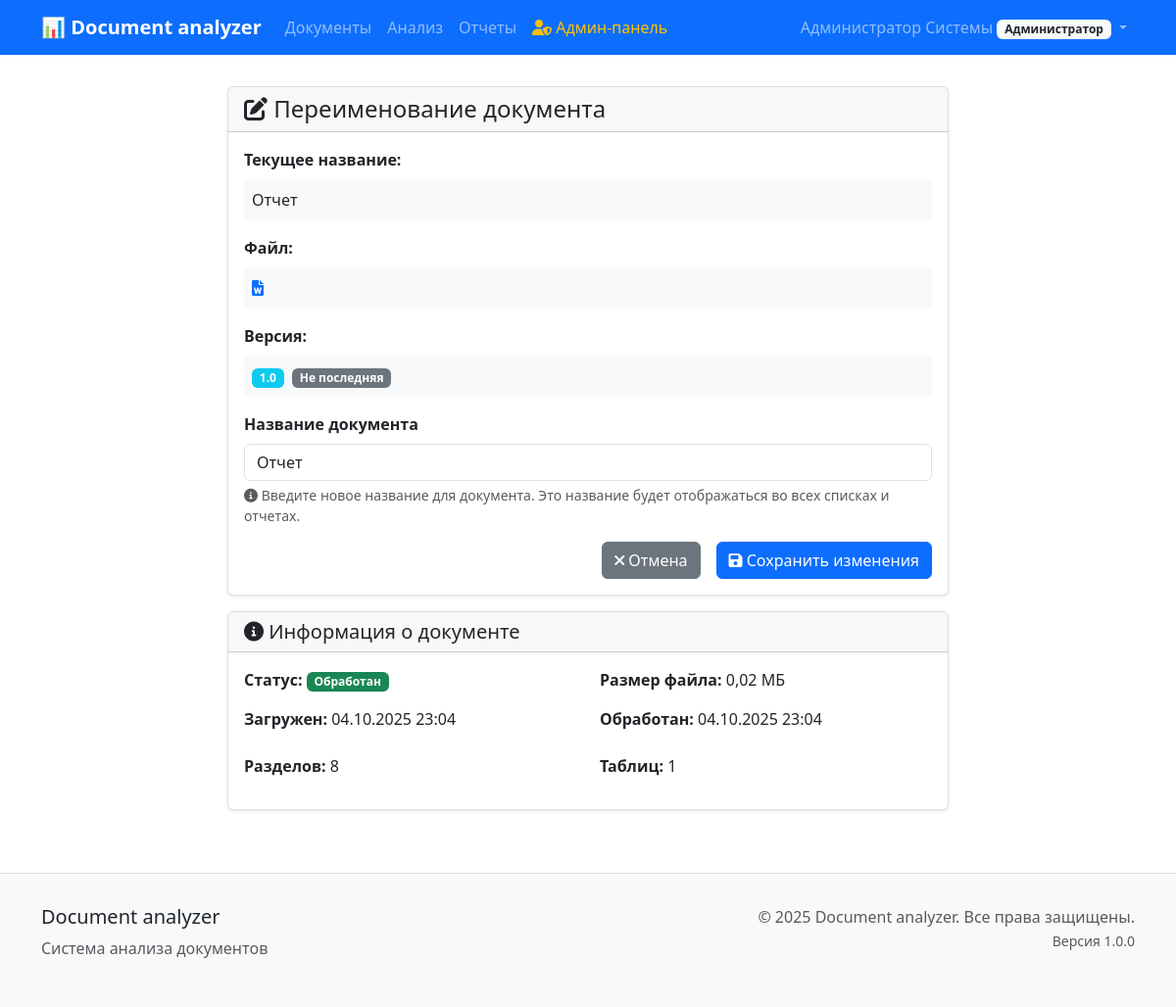
The page /documents/88/rename/ (signed in) on the database its author committed.
### users/models.py (models this page shows, shortened)
class User(AbstractUser):
    ROLE_CHOICES = [
        ('admin', 'Администратор'),
        ('manager', 'Руководитель'),
        ('viewer', 'Наблюдатель'),
    ]
    role = models.CharField(
        max_length=20,
        choices=ROLE_CHOICES,
        default='viewer',
        verbose_name='Роль'
    )
    department = models.CharField(
        max_length=100,
        blank=True,
        verbose_name='Отдел'
    )
    phone = models.CharField(
        max_length=20,
        blank=True,
        verbose_name='Телефон'
    )
    notification_settings = models.JSONField(
        default=dict,
        blank=True,
        verbose_name='Настройки уведомлений'
    )
    created_at = models.DateTimeField(
        auto_now_add=True,
        verbose_name='Дата создания'
    )
    updated_at = models.DateTimeField(
        auto_now=True,
        verbose_name='Дата обновления'
    )
    class Meta:
        verbose_name = 'Пользователь'
        verbose_name_plural = 'Пользователи'
        ordering = ['username']

### documents/models.py (models this page shows, shortened)
class Document(models.Model):
    STATUS_CHOICES = [
        ('uploaded', 'Загружен'),
        ('processing', 'Обрабатывается'),
        ('processed', 'Обработан'),
        ('error', 'Ошибка'),
    ]
    title = models.CharField(
        max_length=255,
        verbose_name='Название документа'
    )
    filename = models.CharField(
        max_length=255,
        verbose_name='Имя файла'
    )
    file = models.FileField(
        upload_to='documents/%Y/%m/%d/',
        validators=[FileExtensionValidator(allowed_extensions=['docx'])],
        verbose_name='Файл документа'
    )
    file_size = models.BigIntegerField(
        verbose_name='Размер файла (байт)'
    )
    checksum = models.CharField(
        max_length=64,
        verbose_name='Контрольная сумма'
    )
    version = models.CharField(
        max_length=50,
        default='1.0',
        verbose_name='Версия'
    )
    status = models.CharField(
        max_length=20,
        choices=STATUS_CHOICES,
        default='uploaded',
        verbose_name='Статус'
    )
    upload_date = models.DateTimeField(
        auto_now_add=True,
        verbose_name='Дата загрузки'
    )
    processed_date = models.DateTimeField(
        null=True,
        blank=True,
        verbose_name='Дата обработки'
    )
    processing_error = models.TextField(
        blank=True,
        verbose_name='Ошибка обработки'
    )
    user = models.ForeignKey(
        User,
        on_delete=models.CASCADE,
        related_name='documents',
        verbose_name='Пользователь'
    )
    parent_document = models.ForeignKey(
        'self',
        on_delete=models.CASCADE,
        null=True,
        blank=True,
        related_name='versions',
        verbose_name='Родительский документ'
    )
    is_latest_version = models.BooleanField(
        default=True,
        verbose_name='Последняя версия'
    )
    version_notes = models.TextField(
        blank=True,
        verbose_name='Заметки к версии'
    )
    content_text = models.TextField(
        blank=True,
        verbose_name='Текстовое содержимое'
    )
    content_structure = models.JSONField(
        default=dict,
        blank=True,
        verbose_name='Структура документа'
    )
    metadata = models.JSONField(
        default=dict,
        blank=True,
        verbose_name='Метаданные'
    )
    class Meta:
        verbose_name = 'Документ'
        verbose_name_plural = 'Документы'
        ordering = ['-upload_date']
    def get_file_size_mb(self):
        if self.file_size:
            return round(self.file_size / (1024 * 1024), 2)
        return 0
    def get_parsed_sections_count(self):
        return self.sections.count()
    def get_parsed_tables_count(self):
        return self.tables.count()
    def has_content(self):
        return bool(self.content_text and self.content_text.strip())

### documents/views.py (the view, shortened to what this page needs)
# urls.py: path('<int:pk>/rename/', views.DocumentRenameView.as_view(), name='rename'),
class DocumentRenameView(LoginRequiredMixin, View):
    def get(self, request, pk):
        document = get_object_or_404(Document, pk=pk, user=request.user)
        form = DocumentRenameForm(instance=document)
        return render(request, 'documents/document_rename.html', {
            'document': document,
            'form': form
        })

### documents/forms.py
class DocumentRenameForm(forms.ModelForm):
    class Meta:
        model = Document
        fields = ['title']
        widgets = {
            'title': forms.TextInput(attrs={
                'class': 'form-control',
                'placeholder': 'Введите новое название документа'
            })
        }
    def __init__(self, *args, **kwargs):
        super().__init__(*args, **kwargs)
        self.fields['title'].label = 'Название документа'
        self.fields['title'].required = True

### templates/documents/document_rename.html (shortened to what this page needs)
{% extends 'base/base.html' %}
{% block content %}
<div class="row justify-content-center">
    <div class="col-md-8">
        <div class="card">
            <div class="card-header">
                <h4 class="mb-0">
                    <i class="fas fa-edit"></i> Переименование документа
                </h4>
            </div>
            <div class="card-body">
                <div class="mb-3">
                    <label class="form-label"><strong>Текущее название:</strong></label>
                    <p class="form-control-plaintext bg-light p-2 rounded">{{ document.title }}</p>
                </div>
                <div class="mb-3">
                    <label class="form-label"><strong>Файл:</strong></label>
                    <p class="form-control-plaintext bg-light p-2 rounded">
                        <i class="fas fa-file-word text-primary"></i>
                    </p>
                </div>
                {% if document.version %}
                <div class="mb-3">
                    <label class="form-label"><strong>Версия:</strong></label>
                    <p class="form-control-plaintext bg-light p-2 rounded">
                        <span class="badge bg-info">{{ document.version }}</span>
                        {% if document.is_latest_version %}
                            <span class="badge bg-success ms-1">Последняя</span>
                        {% else %}
                            <span class="badge bg-secondary ms-1">Не последняя</span>
                        {% endif %}
                    </p>
                </div>
                {% endif %}
                <form method="post">
                    <div class="mb-3">
                        <label for="{{ form.title.id_for_label }}" class="form-label">
                            <strong>{{ form.title.label }}</strong>
                        </label>
                        {{ form.title }}
                        <div class="form-text">
                            <i class="fas fa-info-circle"></i>
                            Введите новое название для документа. Это название будет отображаться во всех списках и отчетах.
                        </div>
                    </div>
                    <div class="d-grid gap-2 d-md-flex justify-content-md-end">
                        <a href="{% url 'documents:detail' document.pk %}" class="btn btn-secondary me-md-2">
                            <i class="fas fa-times"></i> Отмена
                        </a>
                        <button type="submit" class="btn btn-primary">
                            <i class="fas fa-save"></i> Сохранить изменения
                        </button>
                    </div>
                </form>
            </div>
        </div>
        <div class="card mt-3">
            <div class="card-header">
                <h5 class="mb-0">
                    <i class="fas fa-info-circle"></i> Информация о документе
                </h5>
            </div>
            <div class="card-body">
                <div class="row">
                    <div class="col-md-6">
                        <p><strong>Статус:</strong>
                            <span class="badge bg-{% if document.status == 'processed' %}success{% elif document.status == 'processing' %}warning{% elif document.status == 'error' %}danger{% else %}secondary{% endif %}">
                                {{ document.get_status_display }}
                            </span>
                        </p>
                        <p><strong>Загружен:</strong> {{ document.upload_date|date:"d.m.Y H:i" }}</p>
                    </div>
                    <div class="col-md-6">
                        <p><strong>Размер файла:</strong> {{ document.get_file_size_mb }} МБ</p>
                        {% if document.processed_date %}
                            <p><strong>Обработан:</strong> {{ document.processed_date|date:"d.m.Y H:i" }}</p>
                        {% endif %}
                    </div>
                </div>
                {% if document.has_content %}
                <div class="row mt-2">
                    <div class="col-md-6">
                        <p><strong>Разделов:</strong> {{ document.get_parsed_sections_count }}</p>
                    </div>
                    <div class="col-md-6">
                        <p><strong>Таблиц:</strong> {{ document.get_parsed_tables_count }}</p>
                    </div>
                </div>
                {% endif %}
            </div>
        </div>
    </div>
</div>
{% endblock %}

### templates/base/base.html (shortened to what this page needs)
<!DOCTYPE html>
<html lang="ru">
<head>
    <link href="https://cdn.jsdelivr.net/npm/bootstrap@5.3.0/dist/css/bootstrap.min.css" rel="stylesheet">
    <link href="https://cdnjs.cloudflare.com/ajax/libs/font-awesome/6.0.0/css/all.min.css" rel="stylesheet">
</head>
<body>
    <nav class="navbar navbar-expand-lg navbar-dark bg-primary">
        <div class="container">
            <a class="navbar-brand" href="{% url 'documents:list' %}">
                📊 Document analyzer
            </a>
            <div class="collapse navbar-collapse" id="navbarNav">
                <ul class="navbar-nav me-auto">
                    <li class="nav-item">
                        <a class="nav-link" href="{% url 'documents:list' %}">Документы</a>
                    </li>
                    <li class="nav-item">
                        <a class="nav-link" href="{% url 'analysis:list' %}">Анализ</a>
                    </li>
                    <li class="nav-item">
                        <a class="nav-link" href="{% url 'reports:list' %}">Отчеты</a>
                    </li>
                    {% if user.is_authenticated and user.is_superuser or user.role == 'admin' %}
                        <li class="nav-item">
                            <a class="nav-link text-warning" href="{% url 'users:admin_list' %}">
                                <i class="fas fa-user-shield"></i> Админ-панель
                            </a>
                        </li>
                    {% endif %}
                </ul>
                <ul class="navbar-nav">
                    {% if user.is_authenticated %}
                        <li class="nav-item dropdown">
                            <a class="nav-link dropdown-toggle" href="#" role="button" data-bs-toggle="dropdown">
                                {{ user.get_full_name|default:user.username }}
                                <span class="badge bg-light text-dark">{{ user.get_role_display }}</span>
                            </a>
                        </li>
                    {% else %}
                        <li class="nav-item">
                            <a class="nav-link" href="{% url 'users:login' %}">Войти</a>
                        </li>
                    {% endif %}
                </ul>
            </div>
        </div>
    </nav>
    <div class="container main-content">
        {% block content %}{% endblock %}
    </div>
    <footer class="footer">
        <div class="container">
            <div class="row">
                <div class="col-md-6">
                    <h5>Document analyzer</h5>
                    <p class="text-muted">Система анализа документов</p>
                </div>
                <div class="col-md-6 text-md-end">
                    <p class="text-muted">
                        &copy; 2025 Document analyzer. Все права защищены.<br>
                        <small>Версия 1.0.0</small>
                    </p>
                </div>
            </div>
        </div>
    </footer>
</body>
</html>

### templates/base/base.html (style rules this page uses)
.navbar-brand { font-weight: bold; }
.main-content { margin-top: 2rem; }
.card { box-shadow: 0 0.125rem 0.25rem rgba(0, 0, 0, 0.075); border: 1px solid rgba(0, 0, 0, 0.125); }
.footer { margin-top: 4rem; padding: 2rem 0; background-color: #f8f9fa; border-top: 1px solid #dee2e6; }

### rows shown on the page
User: get_full_name "Администратор Системы", role "Администратор"
Document: title "Отчет", version "1.0", status "Обработан", upload_date "04.10.2025 23:04", get_file_size_mb "0,02", processed_date "04.10.2025 23:04", get_parsed_sections_count "8", get_parsed_tables_count "1"
